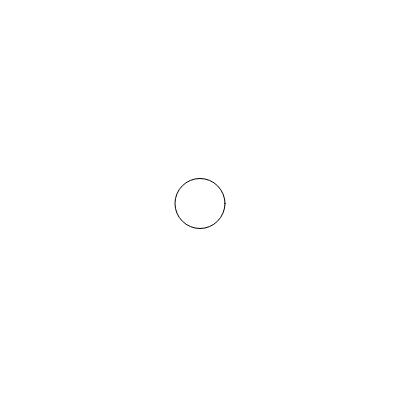
Frame 1 (no input)
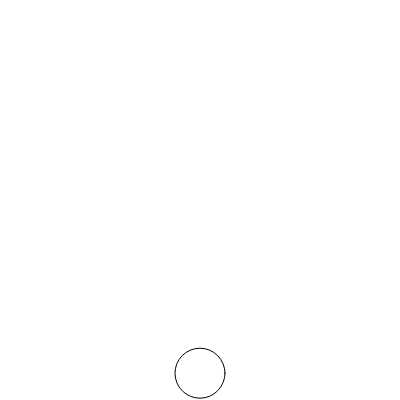
Frame 60 (no input)
Frame 120 (the mouse pressed at the canvas centre since frame 60): identical to frame 60, image omitted

The p5.js sketch that drew these frames (run headless with seeded random() and noise() and a simulated clock; from frame 60 on, the mouse is pressed at the canvas centre):

// p5.js sketch
// ── sketch.js
function setup(){
  createCanvas(400,400);
}
function draw(){
  var amplitude = height/2;
  var y = sin(radians(frameCount)) * amplitude;
  background(255);
  translate(width/2,height/2);
  ellipse(0,y,50,50);
}
